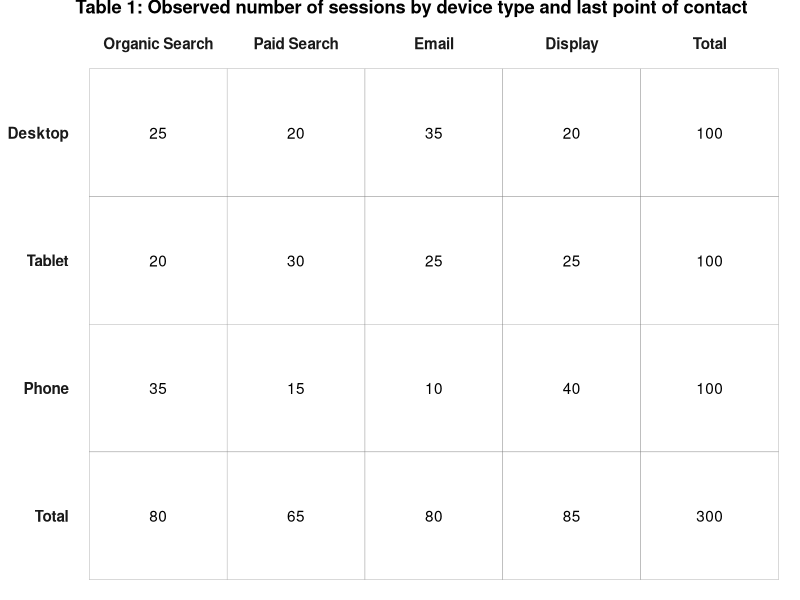
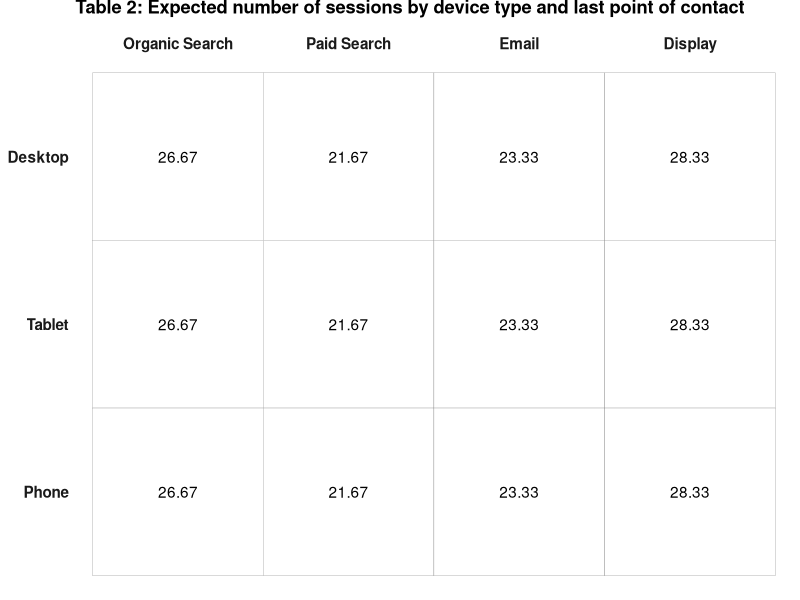
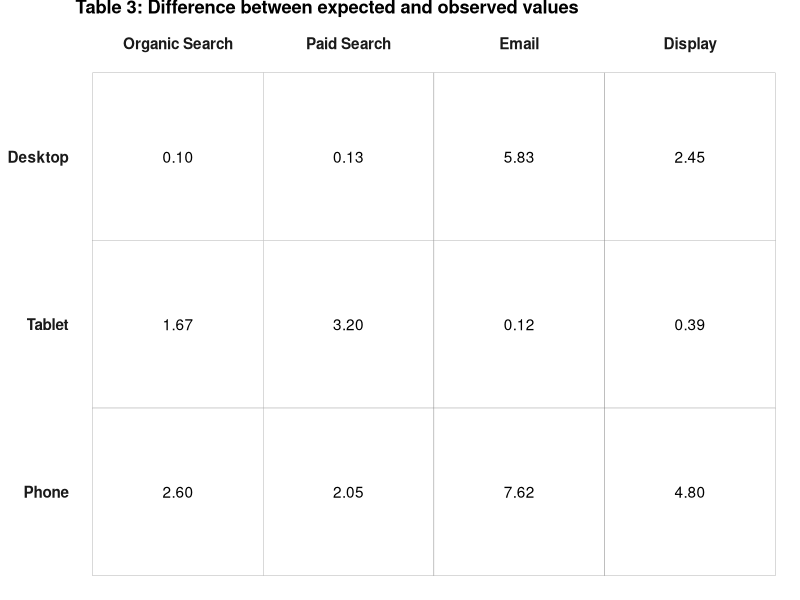

Generate these figures, in order, with R:
## ---- chunk 1
knitr::opts_chunk$set(echo = TRUE)
## ---- chunk 2
library(tidyr)
library(dplyr)
library(ggplot2)
library(tools)

order_dc <- c("Total", "Phone", "Tablet", "Desktop")
order_ch <- c("Organic Search", "Paid Search", "Email", "Display", "Total")

df <- data.frame(device_category = c("Desktop", "Tablet", "Phone", "Total"),
                 organic_search = c(25,20,35,80),
                 paid_search = c(20,30,15,65),
                 email = c(35,25,10,80),
                 display = c(20,25,40,85),
                 total = c(100,100,100,300))

df <- gather(df, channel, sessions, organic_search:total) %>%
  mutate(channel = gsub("_"," ",channel)) %>%
  mutate(channel = toTitleCase(channel))

df$device_category <- factor(df$device_category,
                             levels = order_dc)

df$channel <- factor(df$channel,
                             levels = order_ch)

display <- ggplot(df, aes(x=channel, y=device_category)) +
  ggtitle("Table 1: Observed number of sessions by device type and last point of contact") +
  geom_tile(fill = "white", color = "gray50") +
  geom_text(aes(label=sessions)) +
  theme_bw() +
  theme(plot.title = element_text(vjust=3, face="bold"),
    axis.title = element_blank(),
        axis.ticks = element_blank(),
        axis.text = element_text(colour="gray10", size=11, face="bold"),
        panel.grid = element_blank(),
        panel.border = element_blank()
         ) +
  scale_x_discrete(position = "top")

display

## ---- chunk 3

df2 <- filter(df, channel != "Total", device_category != "Total")

df2_tot <- sum(df2$sessions)

df2_ch_tot <- group_by(df2, channel) %>% summarise(ch_total = sum(sessions)) %>% ungroup()
df2_dc_tot <- group_by(df2, device_category) %>% summarise(dc_total = sum(sessions)) %>% ungroup()

df2 <- left_join(df2, df2_ch_tot) %>% left_join(df2_dc_tot) %>%
  mutate(sessions_ev = dc_total/df2_tot * ch_total/df2_tot * df2_tot) %>%
  mutate(sessions_ev_full = sessions_ev) %>%
  mutate(sessions_ev = round(sessions_ev, 2)) %>%
  select(-dc_total, -ch_total)

display <- ggplot(df2, aes(x=channel, y=device_category)) +
  ggtitle("Table 2: Expected number of sessions by device type and last point of contact") +
  geom_tile(fill = "white", color = "gray50") +
  geom_text(aes(label=sessions_ev)) +
  theme_bw() +
  theme(plot.title = element_text(vjust=3, face="bold"),
    axis.title = element_blank(),
        axis.ticks = element_blank(),
        axis.text = element_text(colour="gray10", size=11, face="bold"),
        panel.grid = element_blank(),
        panel.border = element_blank()
         ) +
  scale_x_discrete(position = "top")

display

# We're going to use this down below in our code example
chi_square_example <- select(df2, -sessions_ev, -sessions_ev_full) %>%
  spread(channel, sessions)

## ---- chunk 4

df3 <- df2

df3 <- mutate(df3, diff = (sessions - sessions_ev_full)^2 / sessions_ev) %>%
  mutate(diff = round(diff,2))

display <- ggplot(df3, aes(x=channel, y=device_category)) +
  ggtitle("Table 3: Difference between expected and observed values") +
  geom_tile(fill = "white", color = "gray50") +
  geom_text(aes(label=sprintf("%0.2f", round(diff, digits = 2)))) +
  theme_bw() +
  theme(plot.title = element_text(vjust=3, face="bold"),
    axis.title = element_blank(),
        axis.ticks = element_blank(),
        axis.text = element_text(colour="gray10", size=11, face="bold"),
        panel.grid = element_blank(),
        panel.border = element_blank()
         ) +
  scale_x_discrete(position = "top")

display

## ---- chunk 5
chi_square_example
## ---- chunk 6
# The [,-1] just gets rid of the row names -- the 1, 2, 3 column
# in the above.
chisq.test(chi_square_example[,-1])
